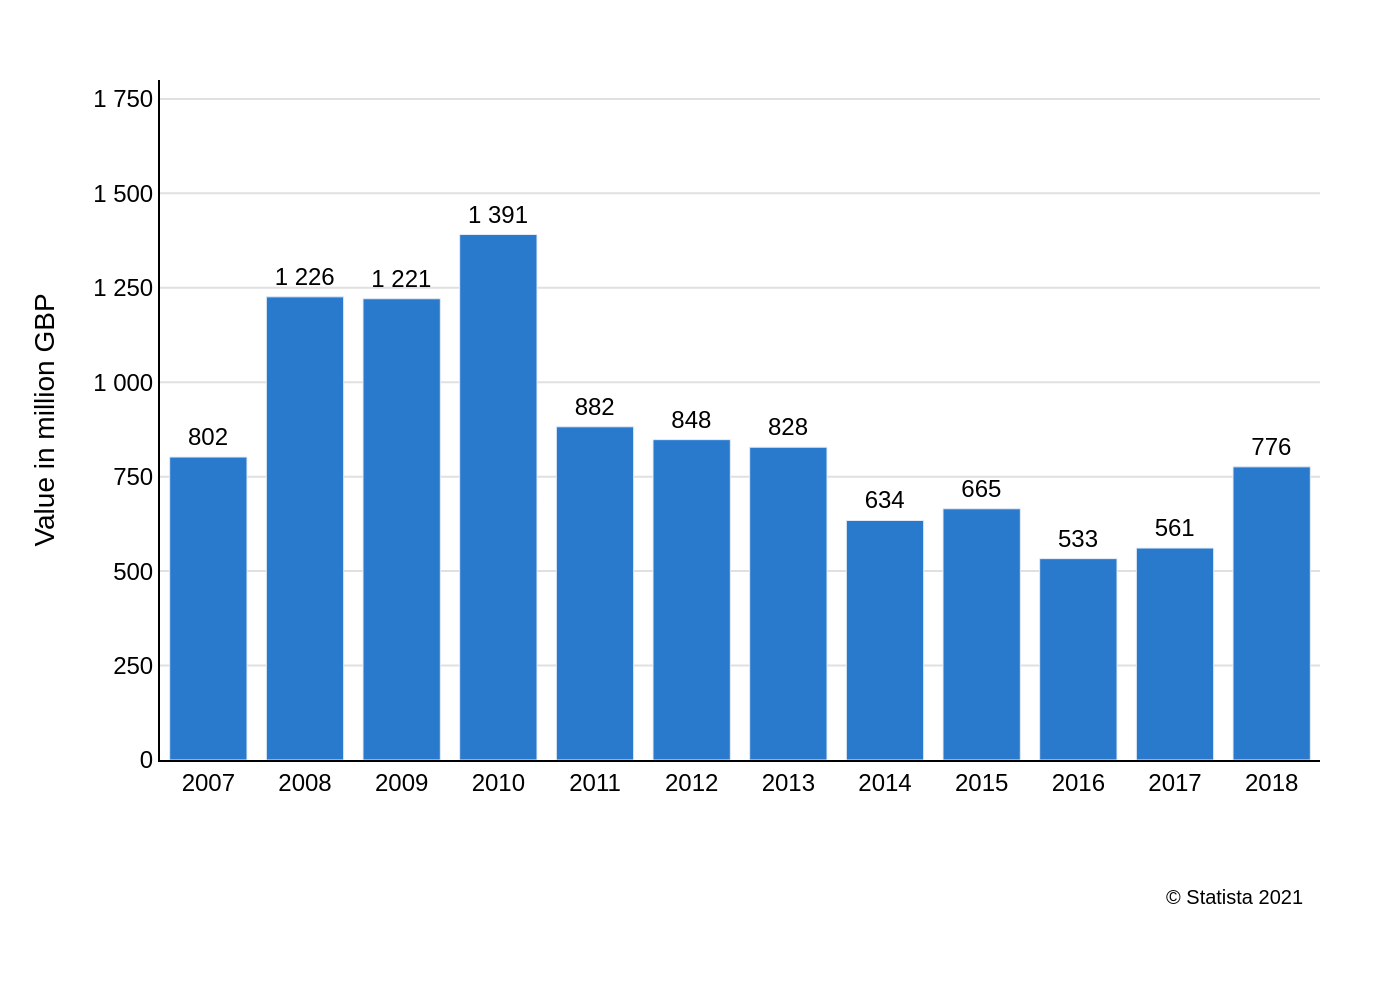

This chart was generated by the following Python code:
import sys
import json
import pathlib
import plotly.graph_objects as go

# Check if a file path is provided as a command-line argument
if len(sys.argv) != 2:
    print("Usage: python generate_chart.py <json_file_path>")
    sys.exit(1)

json_file_path = pathlib.Path(sys.argv[1])

# Verify the JSON file exists
if not json_file_path.is_file():
    print(f"Error: JSON file not found at '{json_file_path}'")
    sys.exit(1)

# Read and parse the JSON file
with open(json_file_path, 'r', encoding='utf-8') as f:
    chart_info = json.load(f)

# Extract data, texts, and colors from the JSON object
chart_data = chart_info.get('chart_data', [])
texts = chart_info.get('texts', {})
colors = chart_info.get('colors', [])

# Prepare data for Plotly trace
x_values = [d['x'] for d in chart_data]
y_values = [d['y'] for d in chart_data]
text_labels = [d.get('label', d['y']) for d in chart_data]

# Create the figure object
fig = go.Figure()

# Add the bar trace
fig.add_trace(go.Bar(
    x=x_values,
    y=y_values,
    text=text_labels,
    textposition='outside',
    marker_color=colors[0] if colors else None,
    cliponaxis=False,
    textfont=dict(
        family="Arial",
        size=12,
        color='black'
    )
))

# Build title string from JSON data
title_text = ""
if texts.get("title"):
    title_text += f"<b>{texts.get('title')}</b>"
if texts.get("subtitle"):
    if title_text:
        title_text += "<br>"
    title_text += texts.get("subtitle")

# Update layout for a clean, accurate look
fig.update_layout(
    font=dict(family="Arial", size=12, color="black"),
    title=dict(
        text=title_text,
        x=0.01,
        y=0.98,
        xanchor='left',
        yanchor='top'
    ),
    xaxis=dict(
        title_text=texts.get('x_axis_title'),
        tickvals=x_values,
        ticktext=[str(x) for x in x_values],
        showgrid=False,
        linecolor='black',
        zeroline=False
    ),
    yaxis=dict(
        title_text=texts.get('y_axis_title'),
        range=[0, 1800],
        tickvals=[0, 250, 500, 750, 1000, 1250, 1500, 1750],
        ticktext=["0", "250", "500", "750", "1 000", "1 250", "1 500", "1 750"],
        gridcolor='#e0e0e0',
        linecolor='black',
        zeroline=False
    ),
    plot_bgcolor='white',
    paper_bgcolor='#ffffff',
    showlegend=False,
    margin=dict(l=80, r=40, t=40, b=120),
    annotations=[
        dict(
            text=texts.get('source', ''),
            showarrow=False,
            xref='paper',
            yref='paper',
            x=0.99,
            y=-0.18, # Positioned below x-axis
            xanchor='right',
            yanchor='top',
            align='right',
            font=dict(size=10)
        )
    ]
)

# Define the output filename based on the input JSON file's name
output_filename = json_file_path.stem + ".png"

# Save the figure as a high-resolution PNG image
fig.write_image(output_filename, scale=2)

print(f"Chart saved to {output_filename}")
